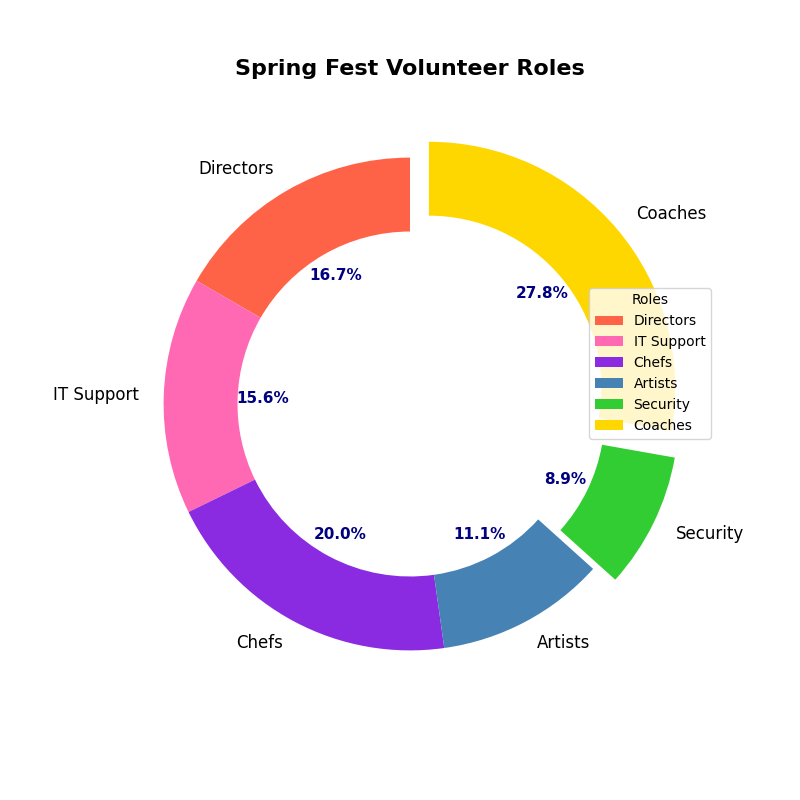

Generate this figure with Python:
import matplotlib.pyplot as plt

volunteer_roles = ['Directors', 'IT Support', 'Chefs', 'Artists', 'Security', 'Coaches']
volunteer_counts = [15, 14, 18, 10, 8, 25]
colors = ['#FF6347', '#FF69B4', '#8A2BE2', '#4682B4', '#32CD32', '#FFD700']

fig, ax = plt.subplots(figsize=(8, 8))
explode = (0, 0, 0, 0, 0.1, 0.1)

wedges, texts, autotexts = ax.pie(
    volunteer_counts,
    labels=volunteer_roles,
    colors=colors,
    autopct='%1.1f%%',
    startangle=90,
    explode=explode,
    shadow=False,
    wedgeprops=dict(width=0.3)  # Adding width for donut shape
)

for text in texts:
    text.set_fontsize(12)
    text.set_fontweight('regular')

for autotext in autotexts:
    autotext.set_fontsize(11)
    autotext.set_color('navy')
    autotext.set_fontweight('bold')

ax.set_title(
    "Spring Fest Volunteer Roles",
    fontsize=16, fontweight='bold', pad=15
)

ax.legend(
    wedges, volunteer_roles,
    title="Roles",
    loc="upper right",
    bbox_to_anchor=(1, 0.7)
)

ax.grid(visible=True)

plt.show()
